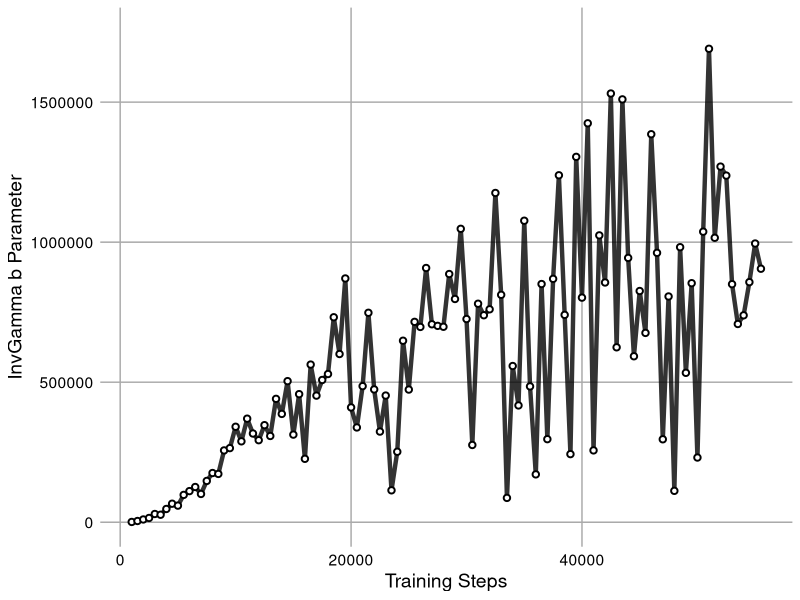
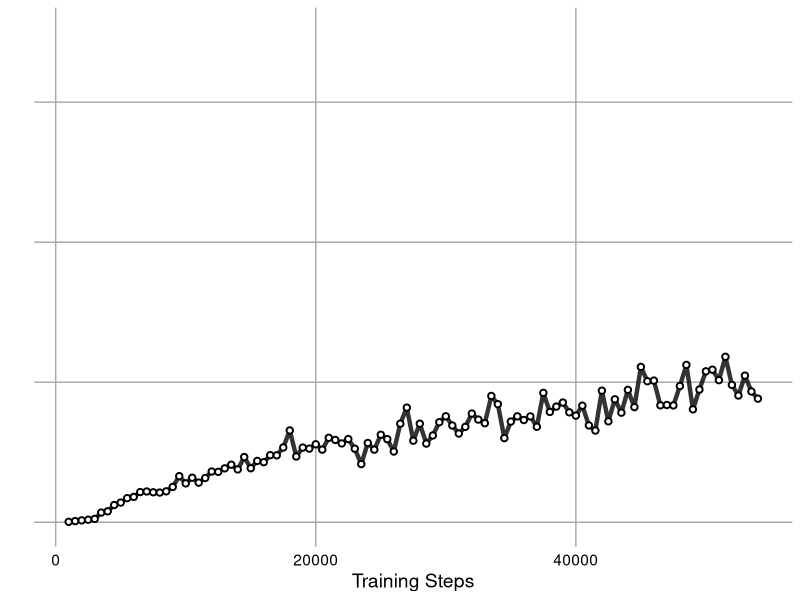
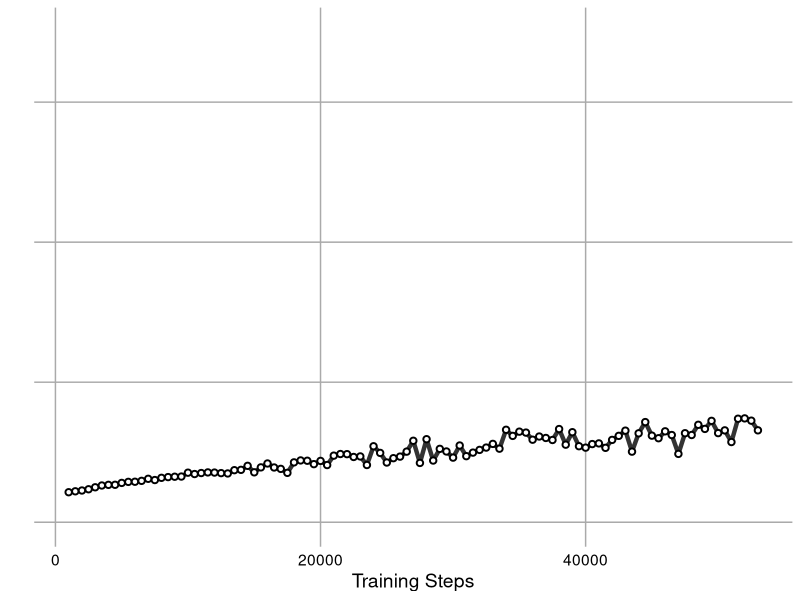
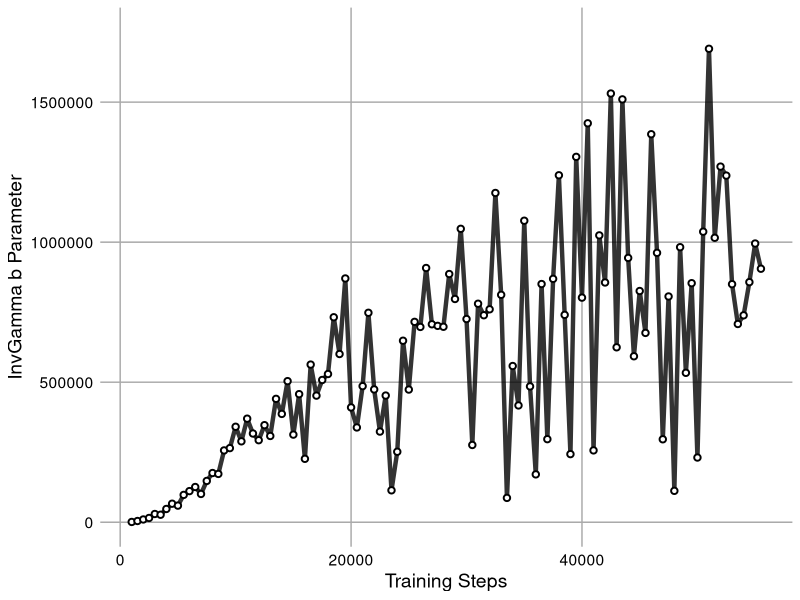
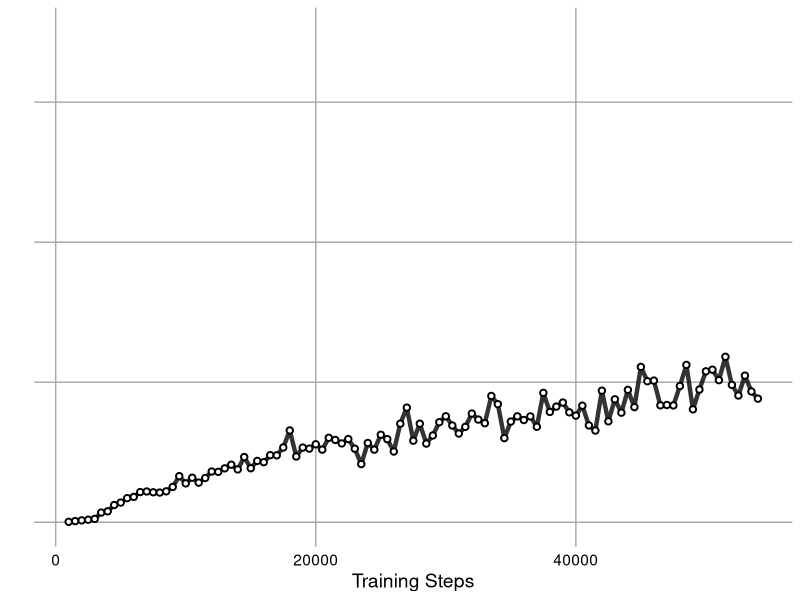
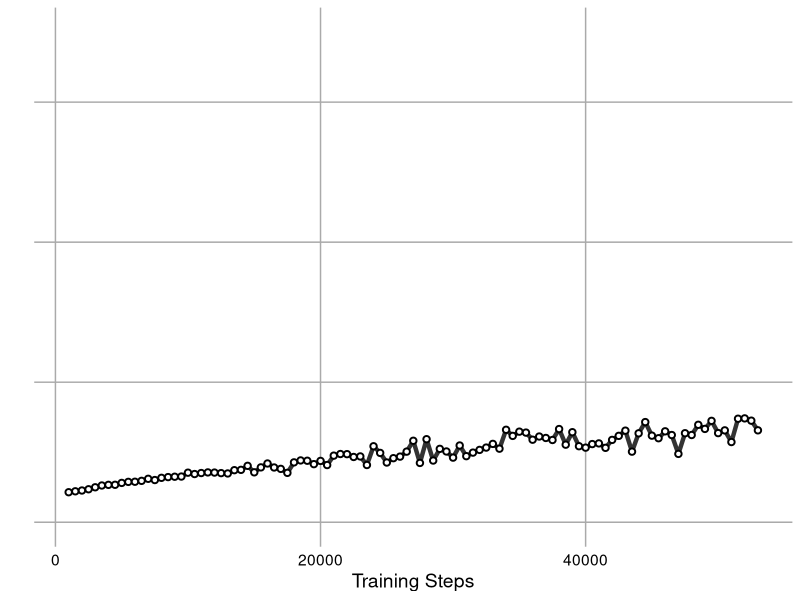

R code for these plots, in order:
library(ggplot2)
library(dplyr)
library(reshape2)
library(ggpubr)

theme_set(theme_minimal() + 
              theme(legend.position = 'bottom', 
                    legend.text = element_text(size=10),
                    axis.text.x = element_text(color='black'),
                    axis.text.y = element_text(color='black'),
                    text = element_text(size=14),
                    panel.grid.major = element_line(colour = "#AAAAAA"),
                    panel.grid.minor = element_line(colour = "#FFFFFF")))

# Original

setwd("~/masters-thesis/data/Stability")

df1 = read.csv("b_stability_acrobot.csv")
ggplot(data=df1, aes(x=Step)) + 
    geom_line(aes(y=Value),  size=1.5, alpha=0.8) + 
    geom_point(aes(y=Value),  size=1.5, shape=21, color="black", stroke=1, fill="white") + 
    labs(x="Training Steps", y="InvGamma b Parameter")+
    ylim(c(0,1.75e6))
ggsave("../../Thesis/fig/BUnstable.png", width=126*1, height=63*2, units="mm", dpi=150)

df2 = read.csv("b_stability_acrobot2.csv")
ggplot(data=df2, aes(x=Step)) + 
    geom_line(aes(y=Value),  size=1.5, alpha=0.8) + 
    geom_point(aes(y=Value),  size=1.5, shape=21, color="black", stroke=1, fill="white") + 
    labs(x="Training Steps", y="")+theme(axis.text.y=element_blank())+
    ylim(c(0,1.75e6))
ggsave("../../Thesis/fig/Bstable.png", width=126*1, height=63*2, units="mm", dpi=150)

df3 = read.csv("b_stability_acrobot3.csv")
ggplot(data=df3, aes(x=Step)) + 
    geom_line(aes(y=Value),  size=1.5, alpha=0.8) + 
    geom_point(aes(y=Value),  size=1.5, shape=21, color="black", stroke=1, fill="white") + 
    labs(x="Training Steps", y="")+theme(axis.text.y=element_blank())+
    ylim(c(0,1.75e6))
ggsave("../../Thesis/fig/Bstable2.png", width=126*1, height=63*2, units="mm", dpi=150)
